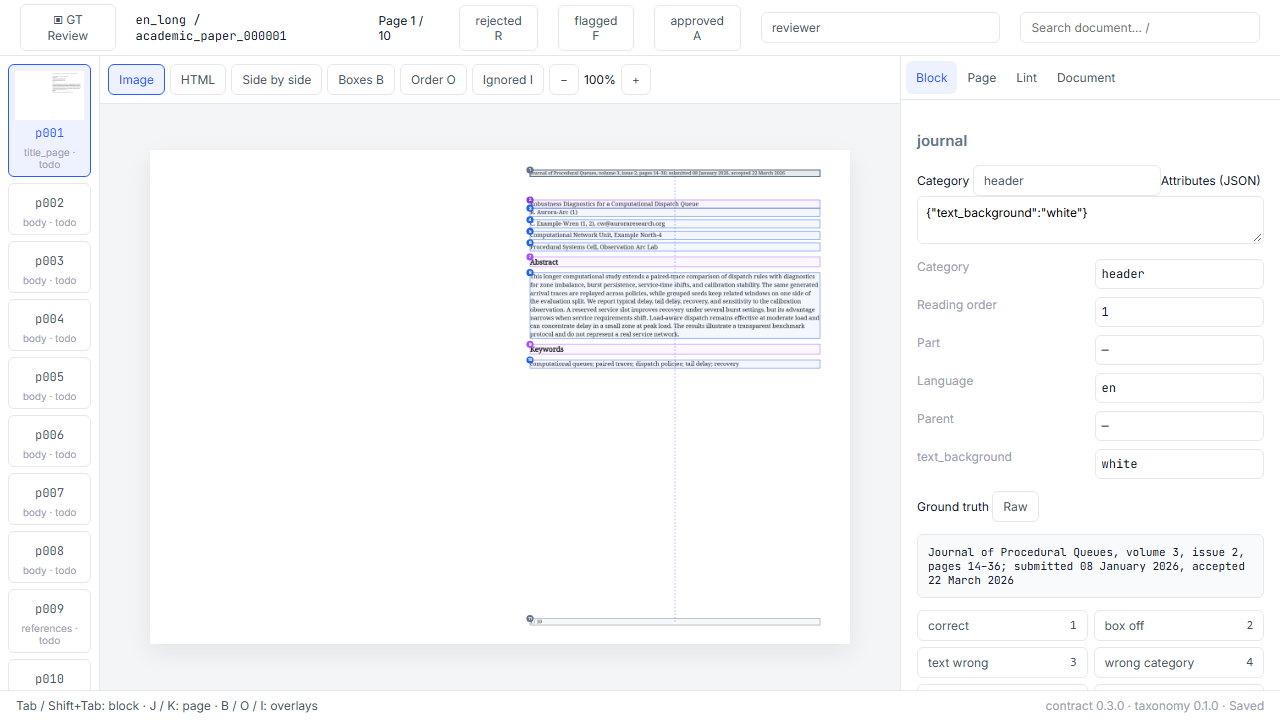

Write Python code to recreate this figure.
import asyncio,os,subprocess,sys,time
from pathlib import Path
ROOT=Path(__file__).resolve().parents[2];sys.path[:0]=[str(ROOT),str(ROOT/'OCR_VLM_benchmark_factory')]
from factory.browser.browser import Browser
import httpx
run=ROOT/'OCR_VLM_benchmark_factory/out/uniqueness_phase0_attempt3'
review=run/'en_long/reviews/academic_paper_000001.json'
assert not review.exists(),'Refusing to replace an existing review'
def start():
 proc=subprocess.Popen([sys.executable,'-m','uvicorn','app.server.main:app','--port','8766'],cwd=ROOT,env={**os.environ,'GT_RUN':str(run)},stdout=subprocess.DEVNULL,stderr=subprocess.DEVNULL,creationflags=subprocess.CREATE_NO_WINDOW)
 for _ in range(100):
  try:
   if httpx.get('http://127.0.0.1:8766/api/docs').status_code==200:return proc
  except httpx.ConnectError:pass
  time.sleep(.1)
 raise RuntimeError('server failed to start')
async def main():
 proc=start()
 try:
  async with Browser() as browser:
   p=await browser.chromium.new_page();await p.goto('http://127.0.0.1:8766');await p.get_by_text('en_long',exact=True).click()
   await p.wait_for_selector('.sheet svg polygon')
   import io
   from PIL import Image
   response=httpx.get('http://127.0.0.1:8766/api/docs/en_long/academic_paper_000001/pages/1')
   data=response.json();w=data['image_width'];h=data['image_height']
   data['image_width']=w*2
   pagebox=data['document']['boxes']['pages'][0];pagebox['image_width']=w*2
   pagebox['blocks']=[dict(block,poly=[v+w if i%2==0 else v for i,v in enumerate(block['poly'])]) for block in pagebox['blocks']]
   data['document']['manifest']['pages'][0]['kind']='spread'
   image=Image.open(io.BytesIO(httpx.get('http://127.0.0.1:8766/api/docs/en_long/academic_paper_000001/pages/1/image').content))
   spread=Image.new('RGB',(w*2,h),'white');spread.paste(image,(w,0));out=io.BytesIO();spread.save(out,format='PNG')
   await p.route('**/pages/1',lambda route:route.fulfill(json=data))
   await p.route('**/pages/1/image',lambda route:route.fulfill(body=out.getvalue(),content_type='image/png'))
   await p.reload();await p.get_by_text('en_long',exact=True).click();await p.wait_for_selector('.sheet svg polygon')
   assert await p.locator('.sheet svg').get_attribute('viewBox')==f'0 0 {w*2} {h}'
   first=await p.locator('.sheet svg polygon').first.get_attribute('points')
   assert float(first.strip().split(',')[0])>w
   await p.screenshot(path='app/checks/spread.png')
   print('PASS: synthetic spread keeps 2:1 width and correctly shifts polygons to the right leaf')
 finally:
  proc.kill();proc.wait()
  if review.exists():review.unlink()
asyncio.run(main())
